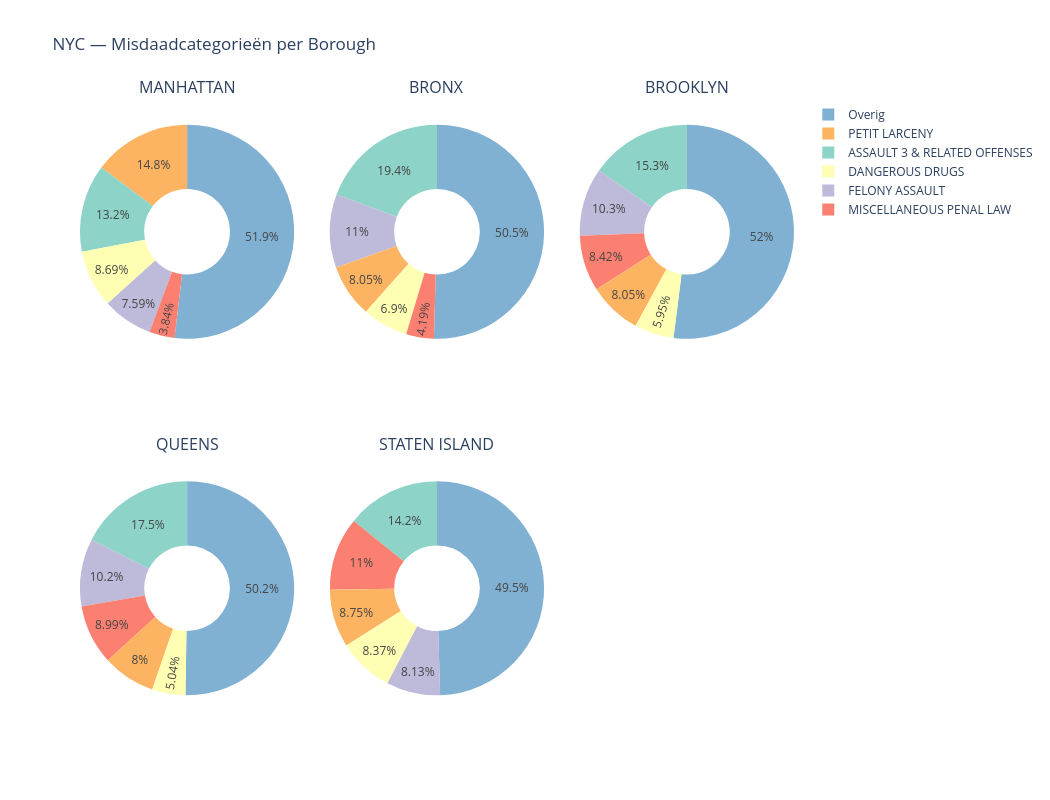
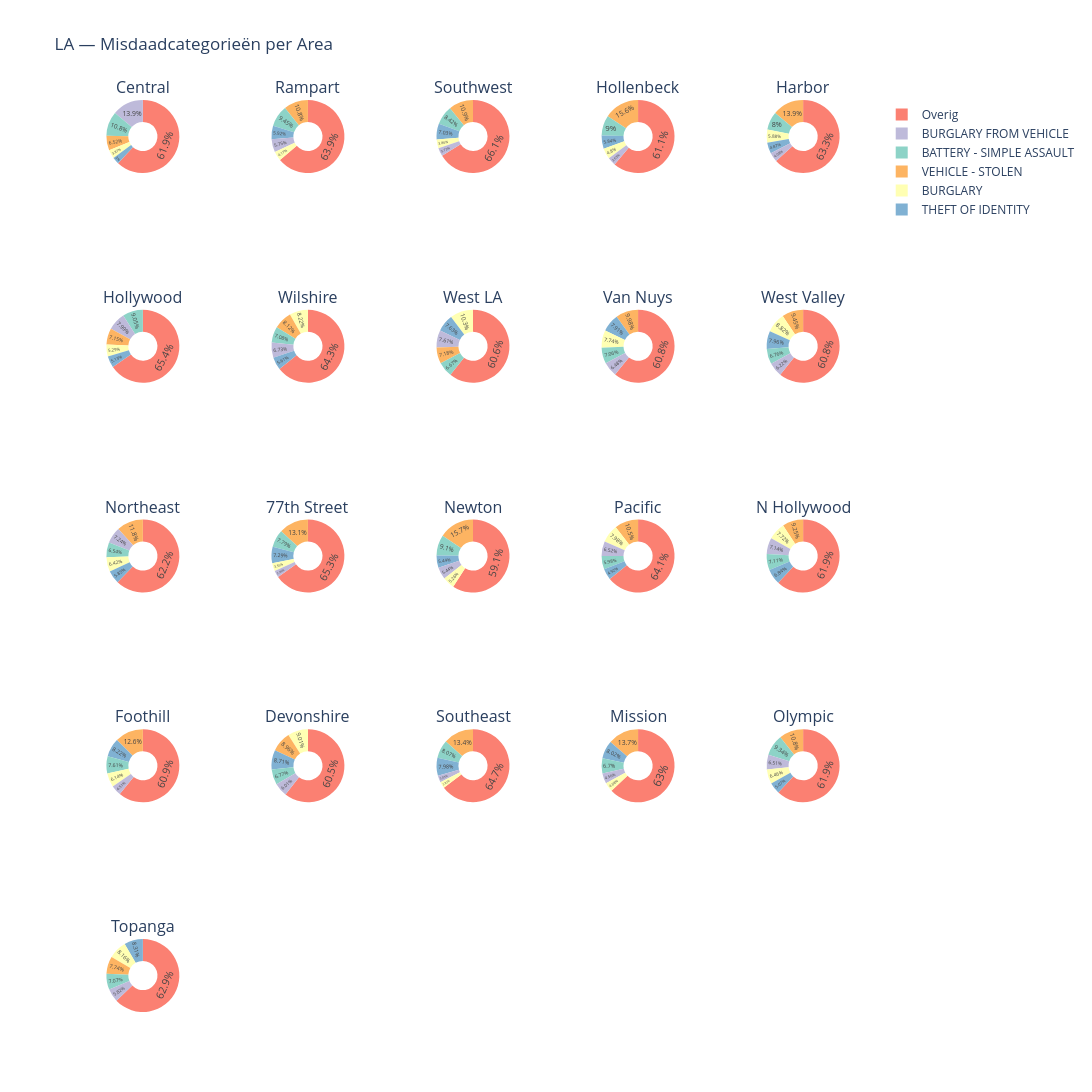

Here is the notebook cell these charts were saved with, in order:
### Code cell
def maak_donut_grid_kaart(pie_data, coords, wijk_col, kleuren_dict, titel, cols=3):
    wijken = coords[wijk_col].tolist()
    n_wijken = len(wijken)
    rows = int(np.ceil(n_wijken / cols))

    specs = [[{'type': 'domain'} for _ in range(cols)] for _ in range(rows)]
    fig = make_subplots(
        rows=rows, cols=cols, specs=specs,
        subplot_titles=wijken,
        horizontal_spacing=0.05,
        vertical_spacing=0.15
    )

    for i, wijk in enumerate(wijken):
        row = i // cols + 1
        col = i % cols + 1
        wijk_data = pie_data[pie_data[wijk_col] == wijk]

        fig.add_trace(go.Pie(
            labels=wijk_data['categorie'],
            values=wijk_data['count'],
            hole=0.4,
            name=wijk,
            marker=dict(colors=[kleuren_dict.get(c, '#cccccc') for c in wijk_data['categorie']]),
            showlegend=(i == 0),
            textposition='inside',
            textinfo='percent'
        ), row=row, col=col)

    fig.update_layout(
        title=titel,
        height=400*rows,
        width=350*cols,
        showlegend=True
    )
    return fig

fig_nyc_c = maak_donut_grid_kaart(
    nypd_pie_data, nypd_coords, 'borough_naam',
    categorie_kleuren_nypd, 'NYC — Misdaadcategorieën per Borough', cols=3
)
fig_nyc_c.show()

fig_la_c = maak_donut_grid_kaart(
    lapd_pie_data, lapd_coords, 'area_name',
    categorie_kleuren_lapd, 'LA — Misdaadcategorieën per Area', cols=5
)
fig_la_c.show()

### Figure 1 — Plotly figure (JSON) as saved in the notebook; plotly's stock layout.template omitted (floating-point values rounded to 4 significant figures)
{"data": [{"domain": {"x": [0, 0.3], "y": [0.575, 1]}, "hole": 0.4, "labels": ["ASSAULT 3 & RELATED OFFENSES", "DANGEROUS DRUGS", "FELONY ASSAULT", "MISCELLANEOUS PENAL LAW", "Overig", "PETIT LARCENY"], "marker": {"colors": ["rgb(141,211,199)", "rgb(255,255,179)", "rgb(190,186,218)", "rgb(251,128,114)", "rgb(128,177,211)", "rgb(253,180,98)"]}, "name": "MANHATTAN", "showlegend": true, "textinfo": "percent", "textposition": "inside", "type": "pie", "values": [22843, 15005, 13098, 6633, 89546, 25503]}, {"domain": {"x": [0.35, 0.65], "y": [0.575, 1]}, "hole": 0.4, "labels": ["ASSAULT 3 & RELATED OFFENSES", "DANGEROUS DRUGS", "FELONY ASSAULT", "MISCELLANEOUS PENAL LAW", "Overig", "PETIT LARCENY"], "marker": {"colors": ["rgb(141,211,199)", "rgb(255,255,179)", "rgb(190,186,218)", "rgb(251,128,114)", "rgb(128,177,211)", "rgb(253,180,98)"]}, "name": "BRONX", "showlegend": false, "textinfo": "percent", "textposition": "inside", "type": "pie", "values": [31752, 11326, 18124, 6877, 82791, 13209]}, {"domain": {"x": [0.7, 1], "y": [0.575, 1]}, "hole": 0.4, "labels": ["ASSAULT 3 & RELATED OFFENSES", "DANGEROUS DRUGS", "FELONY ASSAULT", "MISCELLANEOUS PENAL LAW", "Overig", "PETIT LARCENY"], "marker": {"colors": ["rgb(141,211,199)", "rgb(255,255,179)", "rgb(190,186,218)", "rgb(251,128,114)", "rgb(128,177,211)", "rgb(253,180,98)"]}, "name": "BROOKLYN", "showlegend": false, "textinfo": "percent", "textposition": "inside", "type": "pie", "values": [29595, 11488, 19825, 16265, 100440, 15544]}, {"domain": {"x": [0, 0.3], "y": [0, 0.425]}, "hole": 0.4, "labels": ["ASSAULT 3 & RELATED OFFENSES", "DANGEROUS DRUGS", "FELONY ASSAULT", "MISCELLANEOUS PENAL LAW", "Overig", "PETIT LARCENY"], "marker": {"colors": ["rgb(141,211,199)", "rgb(255,255,179)", "rgb(190,186,218)", "rgb(251,128,114)", "rgb(128,177,211)", "rgb(253,180,98)"]}, "name": "QUEENS", "showlegend": false, "textinfo": "percent", "textposition": "inside", "type": "pie", "values": [26408, 7608, 15435, 13562, 75800, 12069]}, {"domain": {"x": [0.35, 0.65], "y": [0, 0.425]}, "hole": 0.4, "labels": ["ASSAULT 3 & RELATED OFFENSES", "DANGEROUS DRUGS", "FELONY ASSAULT", "MISCELLANEOUS PENAL LAW", "Overig", "PETIT LARCENY"], "marker": {"colors": ["rgb(141,211,199)", "rgb(255,255,179)", "rgb(190,186,218)", "rgb(251,128,114)", "rgb(128,177,211)", "rgb(253,180,98)"]}, "name": "STATEN ISLAND", "showlegend": false, "textinfo": "percent", "textposition": "inside", "type": "pie", "values": [4508, 2663, 2585, 3508, 15751, 2783]}], "layout": {"annotations": [{"font": {"size": 16}, "showarrow": false, "text": "MANHATTAN", "x": 0.15, "xanchor": "center", "xref": "paper", "y": 1, "yanchor": "bottom", "yref": "paper"}, {"font": {"size": 16}, "showarrow": false, "text": "BRONX", "x": 0.5, "xanchor": "center", "xref": "paper", "y": 1, "yanchor": "bottom", "yref": "paper"}, {"font": {"size": 16}, "showarrow": false, "text": "BROOKLYN", "x": 0.85, "xanchor": "center", "xref": "paper", "y": 1, "yanchor": "bottom", "yref": "paper"}, {"font": {"size": 16}, "showarrow": false, "text": "QUEENS", "x": 0.15, "xanchor": "center", "xref": "paper", "y": 0.425, "yanchor": "bottom", "yref": "paper"}, {"font": {"size": 16}, "showarrow": false, "text": "STATEN ISLAND", "x": 0.5, "xanchor": "center", "xref": "paper", "y": 0.425, "yanchor": "bottom", "yref": "paper"}], "height": 800, "showlegend": true, "title": {"text": "NYC — Misdaadcategorieën per Borough"}, "width": 1050}}

### Figure 2 — Plotly figure (JSON) as saved in the notebook; plotly's stock layout.template omitted (floating-point values rounded to 4 significant figures)
{"data": [{"domain": {"x": [0, 0.16], "y": [0.92, 1.0]}, "hole": 0.4, "labels": ["BATTERY - SIMPLE ASSAULT", "BURGLARY", "BURGLARY FROM VEHICLE", "Overig", "THEFT OF IDENTITY", "VEHICLE - STOLEN"], "marker": {"colors": ["rgb(141,211,199)", "rgb(255,255,179)", "rgb(190,186,218)", "rgb(251,128,114)", "rgb(128,177,211)", "rgb(253,180,98)"]}, "name": "Central", "showlegend": true, "textinfo": "percent", "textposition": "inside", "type": "pie", "values": [6433, 2299, 8244, 36817, 1784, 3879]}, {"domain": {"x": [0.21, 0.37], "y": [0.92, 1.0]}, "hole": 0.4, "labels": ["BATTERY - SIMPLE ASSAULT", "BURGLARY", "BURGLARY FROM VEHICLE", "Overig", "THEFT OF IDENTITY", "VEHICLE - STOLEN"], "marker": {"colors": ["rgb(141,211,199)", "rgb(255,255,179)", "rgb(190,186,218)", "rgb(251,128,114)", "rgb(128,177,211)", "rgb(253,180,98)"]}, "name": "Rampart", "showlegend": false, "textinfo": "percent", "textposition": "inside", "type": "pie", "values": [3896, 1717, 2370, 26338, 2442, 4460]}, {"domain": {"x": [0.42, 0.58], "y": [0.92, 1.0]}, "hole": 0.4, "labels": ["BATTERY - SIMPLE ASSAULT", "BURGLARY", "BURGLARY FROM VEHICLE", "Overig", "THEFT OF IDENTITY", "VEHICLE - STOLEN"], "marker": {"colors": ["rgb(141,211,199)", "rgb(255,255,179)", "rgb(190,186,218)", "rgb(251,128,114)", "rgb(128,177,211)", "rgb(253,180,98)"]}, "name": "Southwest", "showlegend": false, "textinfo": "percent", "textposition": "inside", "type": "pie", "values": [4137, 1896, 1832, 32470, 3455, 5337]}, {"domain": {"x": [0.63, 0.79], "y": [0.92, 1.0]}, "hole": 0.4, "labels": ["BATTERY - SIMPLE ASSAULT", "BURGLARY", "BURGLARY FROM VEHICLE", "Overig", "THEFT OF IDENTITY", "VEHICLE - STOLEN"], "marker": {"colors": ["rgb(141,211,199)", "rgb(255,255,179)", "rgb(190,186,218)", "rgb(251,128,114)", "rgb(128,177,211)", "rgb(253,180,98)"]}, "name": "Hollenbeck", "showlegend": false, "textinfo": "percent", "textposition": "inside", "type": "pie", "values": [2948, 1573, 1191, 20030, 1913, 5113]}, {"domain": {"x": [0.84, 1], "y": [0.92, 1.0]}, "hole": 0.4, "labels": ["BATTERY - SIMPLE ASSAULT", "BURGLARY", "BURGLARY FROM VEHICLE", "Overig", "THEFT OF IDENTITY", "VEHICLE - STOLEN"], "marker": {"colors": ["rgb(141,211,199)", "rgb(255,255,179)", "rgb(190,186,218)", "rgb(251,128,114)", "rgb(128,177,211)", "rgb(253,180,98)"]}, "name": "Harbor", "showlegend": false, "textinfo": "percent", "textposition": "inside", "type": "pie", "values": [2886, 2120, 1471, 22835, 1759, 5014]}, {"domain": {"x": [0, 0.16], "y": [0.69, 0.77]}, "hole": 0.4, "labels": ["BATTERY - SIMPLE ASSAULT", "BURGLARY", "BURGLARY FROM VEHICLE", "Overig", "THEFT OF IDENTITY", "VEHICLE - STOLEN"], "marker": {"colors": ["rgb(141,211,199)", "rgb(255,255,179)", "rgb(190,186,218)", "rgb(251,128,114)", "rgb(128,177,211)", "rgb(253,180,98)"]}, "name": "Hollywood", "showlegend": false, "textinfo": "percent", "textposition": "inside", "type": "pie", "values": [4189, 2449, 3697, 30261, 2373, 3308]}, {"domain": {"x": [0.21, 0.37], "y": [0.69, 0.77]}, "hole": 0.4, "labels": ["BATTERY - SIMPLE ASSAULT", "BURGLARY", "BURGLARY FROM VEHICLE", "Overig", "THEFT OF IDENTITY", "VEHICLE - STOLEN"], "marker": {"colors": ["rgb(141,211,199)", "rgb(255,255,179)", "rgb(190,186,218)", "rgb(251,128,114)", "rgb(128,177,211)", "rgb(253,180,98)"]}, "name": "Wilshire", "showlegend": false, "textinfo": "percent", "textposition": "inside", "type": "pie", "values": [2967, 3445, 2823, 26942, 2351, 3405]}, {"domain": {"x": [0.42, 0.58], "y": [0.69, 0.77]}, "hole": 0.4, "labels": ["BATTERY - SIMPLE ASSAULT", "BURGLARY", "BURGLARY FROM VEHICLE", "Overig", "THEFT OF IDENTITY", "VEHICLE - STOLEN"], "marker": {"colors": ["rgb(141,211,199)", "rgb(255,255,179)", "rgb(190,186,218)", "rgb(251,128,114)", "rgb(128,177,211)", "rgb(253,180,98)"]}, "name": "West LA", "showlegend": false, "textinfo": "percent", "textposition": "inside", "type": "pie", "values": [2690, 4142, 3067, 24445, 3074, 2895]}, {"domain": {"x": [0.63, 0.79], "y": [0.69, 0.77]}, "hole": 0.4, "labels": ["BATTERY - SIMPLE ASSAULT", "BURGLARY", "BURGLARY FROM VEHICLE", "Overig", "THEFT OF IDENTITY", "VEHICLE - STOLEN"], "marker": {"colors": ["rgb(141,211,199)", "rgb(255,255,179)", "rgb(190,186,218)", "rgb(251,128,114)", "rgb(128,177,211)", "rgb(253,180,98)"]}, "name": "Van Nuys", "showlegend": false, "textinfo": "percent", "textposition": "inside", "type": "pie", "values": [2621, 2874, 2405, 22581, 2935, 3706]}, {"domain": {"x": [0.84, 1], "y": [0.69, 0.77]}, "hole": 0.4, "labels": ["BATTERY - SIMPLE ASSAULT", "BURGLARY", "BURGLARY FROM VEHICLE", "Overig", "THEFT OF IDENTITY", "VEHICLE - STOLEN"], "marker": {"colors": ["rgb(141,211,199)", "rgb(255,255,179)", "rgb(190,186,218)", "rgb(251,128,114)", "rgb(128,177,211)", "rgb(253,180,98)"]}, "name": "West Valley", "showlegend": false, "textinfo": "percent", "textposition": "inside", "type": "pie", "values": [2493, 3250, 2294, 22410, 2933, 3484]}, {"domain": {"x": [0, 0.16], "y": [0.46, 0.54]}, "hole": 0.4, "labels": ["BATTERY - SIMPLE ASSAULT", "BURGLARY", "BURGLARY FROM VEHICLE", "Overig", "THEFT OF IDENTITY", "VEHICLE - STOLEN"], "marker": {"colors": ["rgb(141,211,199)", "rgb(255,255,179)", "rgb(190,186,218)", "rgb(251,128,114)", "rgb(128,177,211)", "rgb(253,180,98)"]}, "name": "Northeast", "showlegend": false, "textinfo": "percent", "textposition": "inside", "type": "pie", "values": [2466, 2419, 2730, 23452, 2204, 4432]}, {"domain": {"x": [0.21, 0.37], "y": [0.46, 0.54]}, "hole": 0.4, "labels": ["BATTERY - SIMPLE ASSAULT", "BURGLARY", "BURGLARY FROM VEHICLE", "Overig", "THEFT OF IDENTITY", "VEHICLE - STOLEN"], "marker": {"colors": ["rgb(141,211,199)", "rgb(255,255,179)", "rgb(190,186,218)", "rgb(251,128,114)", "rgb(128,177,211)", "rgb(253,180,98)"]}, "name": "77th Street", "showlegend": false, "textinfo": "percent", "textposition": "inside", "type": "pie", "values": [4283, 1952, 1626, 35891, 4008, 7221]}, {"domain": {"x": [0.42, 0.58], "y": [0.46, 0.54]}, "hole": 0.4, "labels": ["BATTERY - SIMPLE ASSAULT", "BURGLARY", "BURGLARY FROM VEHICLE", "Overig", "THEFT OF IDENTITY", "VEHICLE - STOLEN"], "marker": {"colors": ["rgb(141,211,199)", "rgb(255,255,179)", "rgb(190,186,218)", "rgb(251,128,114)", "rgb(128,177,211)", "rgb(253,180,98)"]}, "name": "Newton", "showlegend": false, "textinfo": "percent", "textposition": "inside", "type": "pie", "values": [3983, 2304, 2380, 25886, 2381, 6853]}, {"domain": {"x": [0.63, 0.79], "y": [0.46, 0.54]}, "hole": 0.4, "labels": ["BATTERY - SIMPLE ASSAULT", "BURGLARY", "BURGLARY FROM VEHICLE", "Overig", "THEFT OF IDENTITY", "VEHICLE - STOLEN"], "marker": {"colors": ["rgb(141,211,199)", "rgb(255,255,179)", "rgb(190,186,218)", "rgb(251,128,114)", "rgb(128,177,211)", "rgb(253,180,98)"]}, "name": "Pacific", "showlegend": false, "textinfo": "percent", "textposition": "inside", "type": "pie", "values": [3069, 4100, 3348, 32930, 2524, 5380]}, {"domain": {"x": [0.84, 1], "y": [0.46, 0.54]}, "hole": 0.4, "labels": ["BATTERY - SIMPLE ASSAULT", "BURGLARY", "BURGLARY FROM VEHICLE", "Overig", "THEFT OF IDENTITY", "VEHICLE - STOLEN"], "marker": {"colors": ["rgb(141,211,199)", "rgb(255,255,179)", "rgb(190,186,218)", "rgb(251,128,114)", "rgb(128,177,211)", "rgb(253,180,98)"]}, "name": "N Hollywood", "showlegend": false, "textinfo": "percent", "textposition": "inside", "type": "pie", "values": [3118, 3385, 3130, 27170, 2999, 4056]}, {"domain": {"x": [0, 0.16], "y": [0.23, 0.31]}, "hole": 0.4, "labels": ["BATTERY - SIMPLE ASSAULT", "BURGLARY", "BURGLARY FROM VEHICLE", "Overig", "THEFT OF IDENTITY", "VEHICLE - STOLEN"], "marker": {"colors": ["rgb(141,211,199)", "rgb(255,255,179)", "rgb(190,186,218)", "rgb(251,128,114)", "rgb(128,177,211)", "rgb(253,180,98)"]}, "name": "Foothill", "showlegend": false, "textinfo": "percent", "textposition": "inside", "type": "pie", "values": [2221, 1792, 1317, 17779, 2398, 3675]}, {"domain": {"x": [0.21, 0.37], "y": [0.23, 0.31]}, "hole": 0.4, "labels": ["BATTERY - SIMPLE ASSAULT", "BURGLARY", "BURGLARY FROM VEHICLE", "Overig", "THEFT OF IDENTITY", "VEHICLE - STOLEN"], "marker": {"colors": ["rgb(141,211,199)", "rgb(255,255,179)", "rgb(190,186,218)", "rgb(251,128,114)", "rgb(128,177,211)", "rgb(253,180,98)"]}, "name": "Devonshire", "showlegend": false, "textinfo": "percent", "textposition": "inside", "type": "pie", "values": [2429, 3230, 2156, 21714, 3122, 3213]}, {"domain": {"x": [0.42, 0.58], "y": [0.23, 0.31]}, "hole": 0.4, "labels": ["BATTERY - SIMPLE ASSAULT", "BURGLARY", "BURGLARY FROM VEHICLE", "Overig", "THEFT OF IDENTITY", "VEHICLE - STOLEN"], "marker": {"colors": ["rgb(141,211,199)", "rgb(255,255,179)", "rgb(190,186,218)", "rgb(251,128,114)", "rgb(128,177,211)", "rgb(253,180,98)"]}, "name": "Southeast", "showlegend": false, "textinfo": "percent", "textposition": "inside", "type": "pie", "values": [3579, 1250, 1345, 28688, 3535, 5928]}, {"domain": {"x": [0.63, 0.79], "y": [0.23, 0.31]}, "hole": 0.4, "labels": ["BATTERY - SIMPLE ASSAULT", "BURGLARY", "BURGLARY FROM VEHICLE", "Overig", "THEFT OF IDENTITY", "VEHICLE - STOLEN"], "marker": {"colors": ["rgb(141,211,199)", "rgb(255,255,179)", "rgb(190,186,218)", "rgb(251,128,114)", "rgb(128,177,211)", "rgb(253,180,98)"]}, "name": "Mission", "showlegend": false, "textinfo": "percent", "textposition": "inside", "type": "pie", "values": [2345, 1429, 1596, 22032, 2804, 4776]}, {"domain": {"x": [0.84, 1], "y": [0.23, 0.31]}, "hole": 0.4, "labels": ["BATTERY - SIMPLE ASSAULT", "BURGLARY", "BURGLARY FROM VEHICLE", "Overig", "THEFT OF IDENTITY", "VEHICLE - STOLEN"], "marker": {"colors": ["rgb(141,211,199)", "rgb(255,255,179)", "rgb(190,186,218)", "rgb(251,128,114)", "rgb(128,177,211)", "rgb(253,180,98)"]}, "name": "Olympic", "showlegend": false, "textinfo": "percent", "textposition": "inside", "type": "pie", "values": [4136, 2862, 2882, 27407, 2246, 4767]}, {"domain": {"x": [0, 0.16], "y": [0, 0.08]}, "hole": 0.4, "labels": ["BATTERY - SIMPLE ASSAULT", "BURGLARY", "BURGLARY FROM VEHICLE", "Overig", "THEFT OF IDENTITY", "VEHICLE - STOLEN"], "marker": {"colors": ["rgb(141,211,199)", "rgb(255,255,179)", "rgb(190,186,218)", "rgb(251,128,114)", "rgb(128,177,211)", "rgb(253,180,98)"]}, "name": "Topanga", "showlegend": false, "textinfo": "percent", "textposition": "inside", "type": "pie", "values": [2532, 2923, 2086, 22537, 2976, 2772]}], "layout": {"annotations": [{"font": {"size": 16}, "showarrow": false, "text": "Central", "x": 0.08, "xanchor": "center", "xref": "paper", "y": 1.0, "yanchor": "bottom", "yref": "paper"}, {"font": {"size": 16}, "showarrow": false, "text": "Rampart", "x": 0.29, "xanchor": "center", "xref": "paper", "y": 1.0, "yanchor": "bottom", "yref": "paper"}, {"font": {"size": 16}, "showarrow": false, "text": "Southwest", "x": 0.5, "xanchor": "center", "xref": "paper", "y": 1.0, "yanchor": "bottom", "yref": "paper"}, {"font": {"size": 16}, "showarrow": false, "text": "Hollenbeck", "x": 0.71, "xanchor": "center", "xref": "paper", "y": 1.0, "yanchor": "bottom", "yref": "paper"}, {"font": {"size": 16}, "showarrow": false, "text": "Harbor", "x": 0.92, "xanchor": "center", "xref": "paper", "y": 1.0, "yanchor": "bottom", "yref": "paper"}, {"font": {"size": 16}, "showarrow": false, "text": "Hollywood", "x": 0.08, "xanchor": "center", "xref": "paper", "y": 0.77, "yanchor": "bottom", "yref": "paper"}, {"font": {"size": 16}, "showarrow": false, "text": "Wilshire", "x": 0.29, "xanchor": "center", "xref": "paper", "y": 0.77, "yanchor": "bottom", "yref": "paper"}, {"font": {"size": 16}, "showarrow": false, "text": "West LA", "x": 0.5, "xanchor": "center", "xref": "paper", "y": 0.77, "yanchor": "bottom", "yref": "paper"}, {"font": {"size": 16}, "showarrow": false, "text": "Van Nuys", "x": 0.71, "xanchor": "center", "xref": "paper", "y": 0.77, "yanchor": "bottom", "yref": "paper"}, {"font": {"size": 16}, "showarrow": false, "text": "West Valley", "x": 0.92, "xanchor": "center", "xref": "paper", "y": 0.77, "yanchor": "bottom", "yref": "paper"}, {"font": {"size": 16}, "showarrow": false, "text": "Northeast", "x": 0.08, "xanchor": "center", "xref": "paper", "y": 0.54, "yanchor": "bottom", "yref": "paper"}, {"font": {"size": 16}, "showarrow": false, "text": "77th Street", "x": 0.29, "xanchor": "center", "xref": "paper", "y": 0.54, "yanchor": "bottom", "yref": "paper"}, {"font": {"size": 16}, "showarrow": false, "text": "Newton", "x": 0.5, "xanchor": "center", "xref": "paper", "y": 0.54, "yanchor": "bottom", "yref": "paper"}, {"font": {"size": 16}, "showarrow": false, "text": "Pacific", "x": 0.71, "xanchor": "center", "xref": "paper", "y": 0.54, "yanchor": "bottom", "yref": "paper"}, {"font": {"size": 16}, "showarrow": false, "text": "N Hollywood", "x": 0.92, "xanchor": "center", "xref": "paper", "y": 0.54, "yanchor": "bottom", "yref": "paper"}, {"font": {"size": 16}, "showarrow": false, "text": "Foothill", "x": 0.08, "xanchor": "center", "xref": "paper", "y": 0.31, "yanchor": "bottom", "yref": "paper"}, {"font": {"size": 16}, "showarrow": false, "text": "Devonshire", "x": 0.29, "xanchor": "center", "xref": "paper", "y": 0.31, "yanchor": "bottom", "yref": "paper"}, {"font": {"size": 16}, "showarrow": false, "text": "Southeast", "x": 0.5, "xanchor": "center", "xref": "paper", "y": 0.31, "yanchor": "bottom", "yref": "paper"}, {"font": {"size": 16}, "showarrow": false, "text": "Mission", "x": 0.71, "xanchor": "center", "xref": "paper", "y": 0.31, "yanchor": "bottom", "yref": "paper"}, {"font": {"size": 16}, "showarrow": false, "text": "Olympic", "x": 0.92, "xanchor": "center", "xref": "paper", "y": 0.31, "yanchor": "bottom", "yref": "paper"}, {"font": {"size": 16}, "showarrow": false, "text": "Topanga", "x": 0.08, "xanchor": "center", "xref": "paper", "y": 0.08, "yanchor": "bottom", "yref": "paper"}], "height": 2000, "showlegend": true, "title": {"text": "LA — Misdaadcategorieën per Area"}, "width": 1750}}
